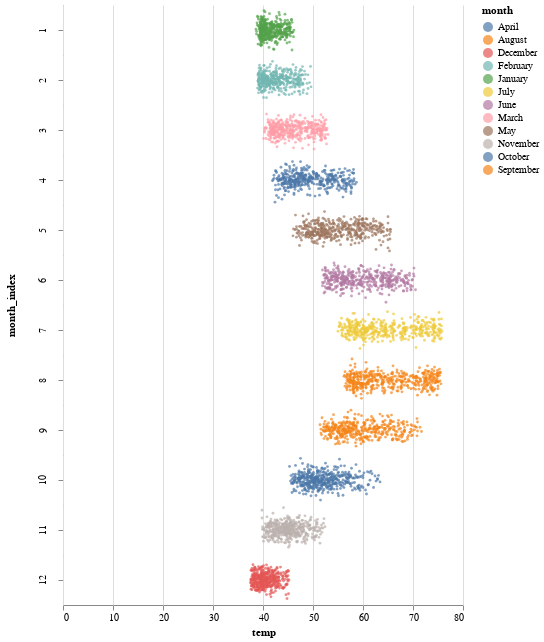

Here is the notebook cell this chart was saved with:
### Code cell
alx.highlight_color()+alx.stripplot(df.sample(5000),width=400,x='temp',color='month', row='month_index').configure_facet(
    spacing=0
).configure_view(
    stroke=None
)

### Figure 1 — Vega-Lite specification as saved in the notebook (floating-point values rounded to 4 significant figures; data arrays with more than 128 entries replaced by an {"elided": "..."} marker saying what was removed)
{"config": {"view": {"continuousWidth": 400, "continuousHeight": 300, "stroke": null}, "facet": {"spacing": 0}}, "data": {"name": "data-5e6da2bff389f5523e73cae355b79607"}, "facet": {"row": {"field": "month_index", "type": "quantitative"}}, "spec": {"mark": {"type": "circle", "size": 8}, "encoding": {"color": {"condition": {"field": "month", "type": "nominal", "param": "ALX_SELECTION_click_FILTER"}, "value": "lightgray"}, "x": {"axis": {}, "field": "temp", "type": "quantitative"}, "y": {"axis": {"grid": false, "labels": false, "ticks": true, "values": [0]}, "field": "jitter", "title": null, "type": "quantitative"}}, "height": 50, "name": "view_9", "transform": [{"calculate": "sqrt(-2*log(random()))*cos(2*PI*random())", "as": "jitter"}], "width": 400}, "params": [{"name": "ALX_SELECTION_click_FILTER", "select": {"type": "point", "encodings": ["color"], "fields": ["month"]}, "views": ["view_9"]}], "$schema": "https://vega.github.io/schema/vega-lite/v5.2.0.json", "datasets": {"data-5e6da2bff389f5523e73cae355b79607": {"elided": "5000 records"}}}
